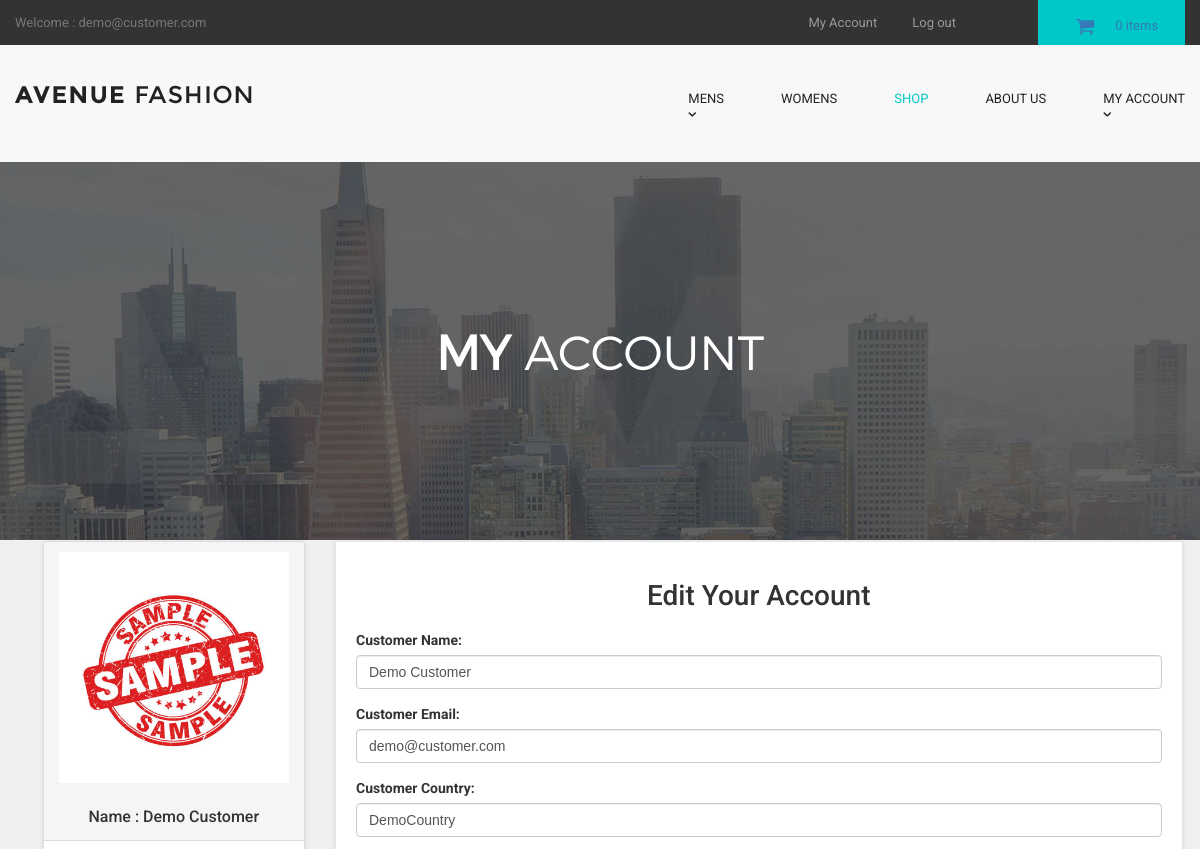
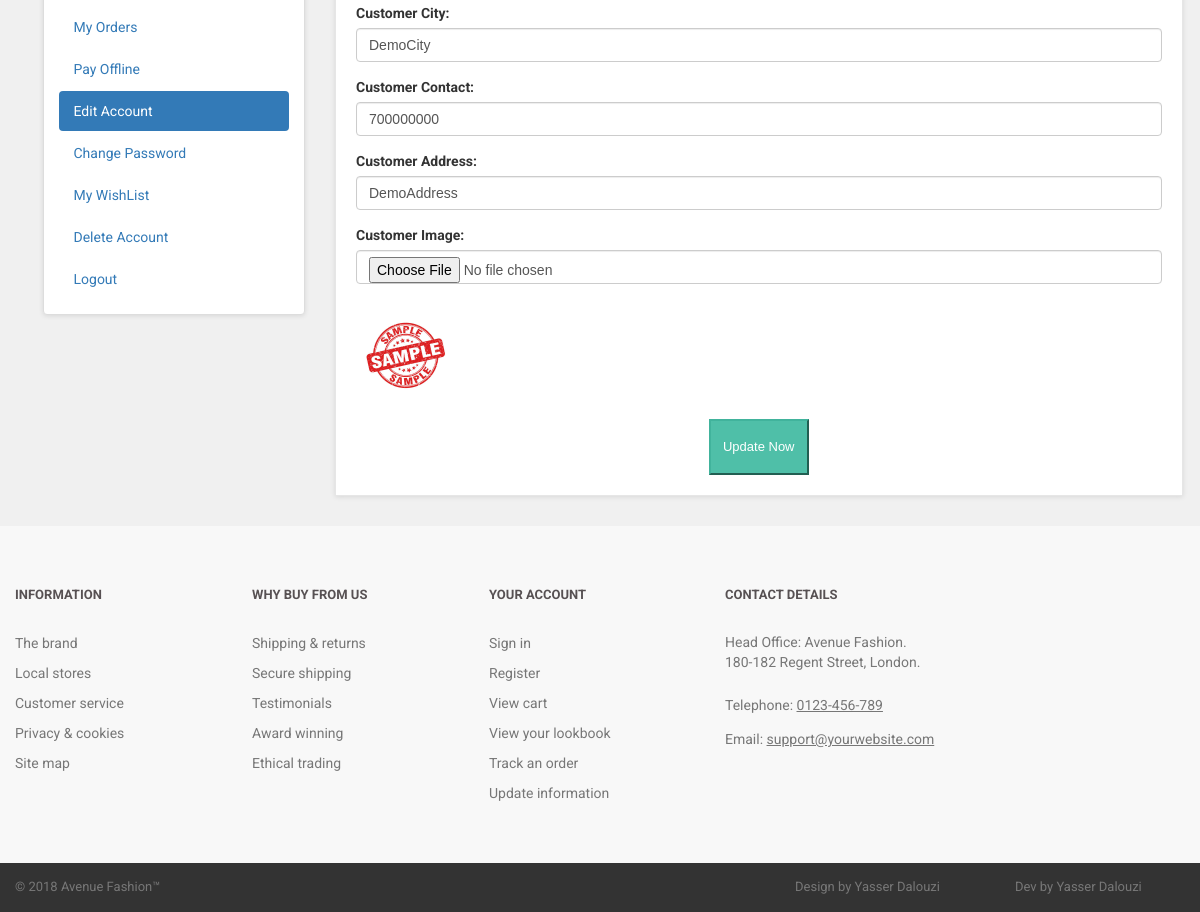
The app's page /customer/my_account.php?edit_account (signed in) with its own data (2 pictures, top to bottom).
### tables this page shows
CREATE TABLE `customers` (
  `customer_id` int(10) NOT NULL,
  `customer_name` varchar(255) NOT NULL,
  `customer_email` varchar(255) NOT NULL,
  `customer_pass` varchar(255) NOT NULL,
  `customer_country` text NOT NULL,
  `customer_city` text NOT NULL,
  `customer_contact` varchar(255) NOT NULL,
  `customer_address` text NOT NULL,
  `customer_image` text NOT NULL,
  `customer_ip` varchar(255) NOT NULL,
  `customer_confirm_code` text NOT NULL
);

### customer/edit_account.php (the view, shortened to what this page needs)
<?php
$customer_session = $_SESSION['customer_email'];
$get_customer = "select * from customers where customer_email='$customer_session'";
$run_customer = mysqli_query($con,$get_customer);
$row_customer = mysqli_fetch_array($run_customer);
$customer_name = $row_customer['customer_name'];
$customer_email = $row_customer['customer_email'];
$customer_country = $row_customer['customer_country'];
$customer_city = $row_customer['customer_city'];
$customer_contact = $row_customer['customer_contact'];
$customer_address = $row_customer['customer_address'];
$customer_image = $row_customer['customer_image'];
?>
<h1 align="center" > Edit Your Account </h1>
<form action="" method="post" enctype="multipart/form-data" >
<div class="form-group" >
<label> Customer Name: </label>
<input type="text" name="c_name" class="form-control" required value="<?php echo $customer_name; ?>">
</div>
<div class="form-group" >
<label> Customer Email: </label>
<input type="text" name="c_email" class="form-control" required value="<?php echo $customer_email; ?>">
</div>
<div class="form-group" >
<label> Customer Country: </label>
<input type="text" name="c_country" class="form-control" required value="<?php echo $customer_country; ?>">
</div>
<div class="form-group" >
<label> Customer City: </label>
<input type="text" name="c_city" class="form-control" required value="<?php echo $customer_city; ?>">
</div>
<div class="form-group" >
<label> Customer Contact: </label>
<input type="text" name="c_contact" class="form-control" required value="<?php echo $customer_contact; ?>">
</div>
<div class="form-group" >
<label> Customer Address: </label>
<input type="text" name="c_address" class="form-control" required value="<?php echo $customer_address; ?>">
</div>
<div class="form-group" >
<label> Customer Image: </label>
<input type="file" name="c_image" class="form-control" required ><br>
<img src="customer_images/<?php echo $customer_image; ?>" width="100" height="100" class="img-responsive" >
</div>
<div class="text-center" >
<button name="update" class="btn btn-primary" >
<i class="fa fa-user-md" ></i> Update Now
</button>
</div>
</form>

### customer/includes/sidebar.php
<div class="panel panel-default sidebar-menu">
<div class="panel-heading">
<?php
$customer_session = $_SESSION['customer_email'];
$get_customer = "select * from customers where customer_email='$customer_session'";
$run_customer = mysqli_query($con,$get_customer);
$row_customer = mysqli_fetch_array($run_customer);
$customer_image = $row_customer['customer_image'];
$customer_name = $row_customer['customer_name'];
if(!isset($_SESSION['customer_email'])){
}
else {
echo "
<center>
<img src='customer_images/$customer_image' class='img-responsive'>
</center>
<br>
<h3 align='center' class='panel-title'> Name : $customer_name </h3>
";
}
?>
</div>
<div class="panel-body">
<ul class="nav nav-pills nav-stacked">
<li class="<?php if(isset($_GET['my_orders'])){ echo "active"; } ?>">
<a href="my_account.php?my_orders"> <i class="fa fa-list"> </i> My Orders </a>
</li>
<li class="<?php if(isset($_GET['pay_offline'])){ echo "active"; } ?>">
<a href="my_account.php?pay_offline"> <i class="fa fa-bolt"></i> Pay Offline </a>
</li>
<li class="<?php if(isset($_GET['edit_account'])){ echo "active"; } ?>">
<a href="my_account.php?edit_account"> <i class="fa fa-pencil"></i> Edit Account </a>
</li>
<li class="<?php if(isset($_GET['change_pass'])){ echo "active"; } ?>">
<a href="my_account.php?change_pass"> <i class="fa fa-user"></i> Change Password </a>
</li>
<li class="<?php if(isset($_GET['my_wishlist'])){ echo "active"; } ?>">
<a href="my_account.php?my_wishlist"> <i class="fa fa-heart"></i> My WishList </a>
</li>
<li class="<?php if(isset($_GET['delete_account'])){ echo "active"; } ?>">
<a href="my_account.php?delete_account"> <i class="fa fa-trash-o"></i> Delete Account </a>
</li>
<li>
<a href="logout.php"> <i class="fa fa-sign-out"></i> Logout </a>
</li>
</ul>
</div>
</div>

### customer/styles/backend.css (style rules this page uses)
html { font-family: "Roboto", Helvetica, Arial, sans-serif; line-height: 1.15; -ms-text-size-adjust: 100%; -webkit-text-size-adjust: 100% }
body { margin: 0 }
h1 { font-size: 2em; margin: .67em 0 }
a { background-color: transparent; -webkit-text-decoration-skip: objects }
img { border-style: none }
button, input, optgroup, select, textarea { font-family: sans-serif; font-size: 100%; line-height: 1.15; margin: 0 }
button, input { overflow: visible }
button, select { text-transform: none }
[type=reset], [type=submit], button, html [type=button] { -webkit-appearance: button }
html { box-sizing: border-box }
body { min-width: 1190px; font-family: Montserrat, sans-serif; font-weight: 400; background-color: white; }
img { max-width: 100%; height: auto }
.btn { display: inline-block; vertical-align: top; font-size: 13px; line-height: 40px; text-decoration: none; -webkit-transition: .3s; transition: .3s }

### styles/style.css (style rules this page uses)
body { font-family: "Roboto", Helvetica, Arial, sans-serif; font-size: 14px; line-height: 1.42857143; color: #333333; background-color: #f0f0f0; overflow-x: hidden; }
.btn-primary { color:rgb(255, 255, 255); background-color:rgb(79, 191, 168); border-color:rgb(65, 179, 156); }
#content .panel.sidebar-menu { box-sizing: border-box; box-shadow: 0 1px 5px rgba(0, 0, 0, 0.1); }
#content .panel.sidebar-menu h3 { padding: 5px 0; margin: 0; }

### records on screen
customers: customer_image (picture), customer_name "Demo Customer", c_name "Demo Customer", c_email "demo@customer.com", c_country "DemoCountry", c_city "DemoCity", c_contact "700000000", c_address "DemoAddress"

### other values on screen
$_SESSION['customer_email'] "demo@customer.com"
$count_items "0"
